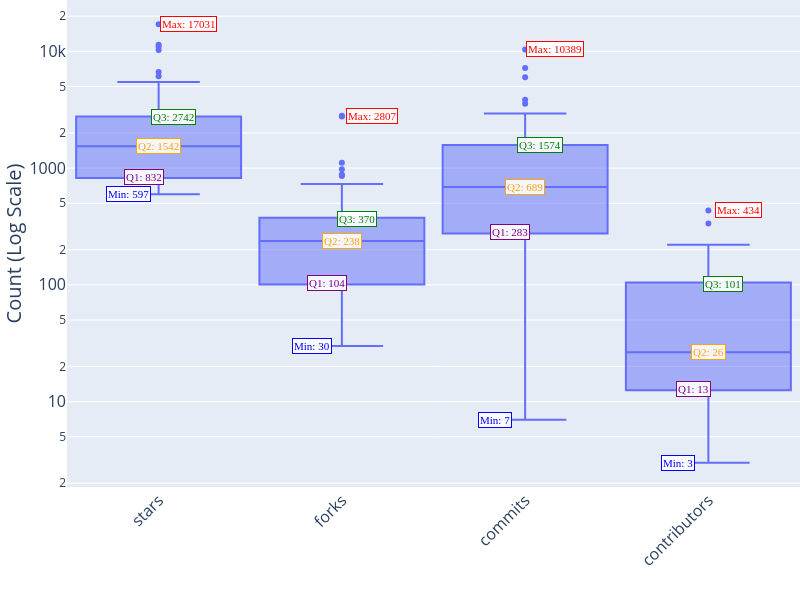

Notebook code for this chart:
### Code cell
import pandas as pd
import plotly.express as px
import numpy as np

# Load the dataframe
df = pd.read_csv("data/evaluation_harness_metadata.csv", encoding="utf-8")

# Select the relevant columns
columns = ['stars', 'forks', 'commits', 'contributors']
df_selected = df[columns]

# Calculate and print five-number summary for each attribute
print("Five-Number Summary for Each Attribute:")
print("="*50)
for col in columns:
    values = df_selected[col]
    min_val = values.min()
    q1 = values.quantile(0.25)
    q2 = values.quantile(0.5)  # median
    q3 = values.quantile(0.75)
    max_val = values.max()
    
    print(f"\n{col.upper()}:")
    print(f"  Minimum (Min): {min_val}")
    print(f"  First Quartile (Q1): {q1}")
    print(f"  Median (Q2): {q2}")
    print(f"  Third Quartile (Q3): {q3}")
    print(f"  Maximum (Max): {max_val}")
    print(f"  Interquartile Range (IQR): {q3 - q1}")

print("\n" + "="*50)

# Melt the dataframe for boxplot
df_melted = df_selected.melt(var_name='Metric', value_name='Value')

# Create the boxplot with Plotly
fig = px.box(df_melted, x='Metric', y='Value', log_y=True)

# Customize the plot
fig.update_layout(
    xaxis_title='',
    yaxis_title='Count (Log Scale)',
    xaxis_tickangle=-45,
    showlegend=False,
    height=600,
    width=800,
    # Reduce gap between boxplots
    boxgap=0.1,  # Reduce gap between different x-axis categories
    boxgroupgap=0,  # Reduce gap between grouped boxes
    # Enlarge axis text
    xaxis=dict(
        title_font_size=20,
        tickfont_size=16
    ),
    yaxis=dict(
        title_font_size=20,
        tickfont_size=16
    ),
    margin=dict(l=0, r=0, t=0, b=0)
)

# Calculate statistics for each metric and add annotations
for i, metric in enumerate(columns):
    values = df_selected[metric]
    
    # Calculate all statistics
    min_val = values.min()
    q1 = values.quantile(0.25)
    q2 = values.quantile(0.5)  # median
    q3 = values.quantile(0.75)
    max_val = values.max()
    
    stats = [
        (min_val, "Min", "blue"),
        (q1, "Q1", "purple"),
        (q2, "Q2", "orange"),
        (q3, "Q3", "green"),
        (max_val, "Max", "red")
    ]
    
    # Add annotations with better vertical alignment
    for j, (value, label, color) in enumerate(stats):
        # Calculate horizontal offset for better vertical alignment
        # Reduce spacing and center around each boxplot
        x_offset = (j - 2) * 15  # Reduced from 20 to 15 pixels
        
        # Calculate y position in data coordinates (not log scale)
        y_pos = np.log10(value)
        
        fig.add_annotation(
            x=i,
            y=y_pos,
            text=f"{label}: {value:.0f}",
            showarrow=False,
            font=dict(size=11, color=color, family="Arial Black"),  # Slightly larger font
            bgcolor="rgba(255,255,255,0.9)",  # Semi-transparent background
            bordercolor=color,
            xshift=x_offset,
            yshift=0,
            # Improve positioning
            xanchor="center",
            yanchor="middle"
        )

# Show the plot
fig.show()

# save to pdf
fig.write_image("figures/repo_stats_boxplot.pdf")

### Figure 1 — Plotly figure (JSON) as saved in the notebook; plotly's stock layout.template omitted (floating-point values rounded to 4 significant figures; data arrays with more than 128 entries replaced by an {"elided": "..."} marker saying what was removed)
{"data": [{"alignmentgroup": "True", "hovertemplate": "Metric=%{x}<br>Value=%{y}<extra></extra>", "legendgroup": "", "marker": {"color": "#636efa"}, "name": "", "notched": false, "offsetgroup": "", "orientation": "v", "showlegend": false, "type": "box", "x": {"elided": "208 str values"}, "x0": " ", "xaxis": "x", "y": {"elided": "208 float values"}, "y0": " ", "yaxis": "y"}], "layout": {"annotations": [{"bgcolor": "rgba(255,255,255,0.9)", "bordercolor": "blue", "font": {"color": "blue", "family": "Arial Black", "size": 11}, "showarrow": false, "text": "Min: 597", "x": 0, "xanchor": "center", "xshift": -30, "y": 2.776, "yanchor": "middle", "yshift": 0}, {"bgcolor": "rgba(255,255,255,0.9)", "bordercolor": "purple", "font": {"color": "purple", "family": "Arial Black", "size": 11}, "showarrow": false, "text": "Q1: 832", "x": 0, "xanchor": "center", "xshift": -15, "y": 2.92, "yanchor": "middle", "yshift": 0}, {"bgcolor": "rgba(255,255,255,0.9)", "bordercolor": "orange", "font": {"color": "orange", "family": "Arial Black", "size": 11}, "showarrow": false, "text": "Q2: 1542", "x": 0, "xanchor": "center", "xshift": 0, "y": 3.188, "yanchor": "middle", "yshift": 0}, {"bgcolor": "rgba(255,255,255,0.9)", "bordercolor": "green", "font": {"color": "green", "family": "Arial Black", "size": 11}, "showarrow": false, "text": "Q3: 2742", "x": 0, "xanchor": "center", "xshift": 15, "y": 3.438, "yanchor": "middle", "yshift": 0}, {"bgcolor": "rgba(255,255,255,0.9)", "bordercolor": "red", "font": {"color": "red", "family": "Arial Black", "size": 11}, "showarrow": false, "text": "Max: 17031", "x": 0, "xanchor": "center", "xshift": 30, "y": 4.231, "yanchor": "middle", "yshift": 0}, {"bgcolor": "rgba(255,255,255,0.9)", "bordercolor": "blue", "font": {"color": "blue", "family": "Arial Black", "size": 11}, "showarrow": false, "text": "Min: 30", "x": 1, "xanchor": "center", "xshift": -30, "y": 1.477, "yanchor": "middle", "yshift": 0}, {"bgcolor": "rgba(255,255,255,0.9)", "bordercolor": "purple", "font": {"color": "purple", "family": "Arial Black", "size": 11}, "showarrow": false, "text": "Q1: 104", "x": 1, "xanchor": "center", "xshift": -15, "y": 2.016, "yanchor": "middle", "yshift": 0}, {"bgcolor": "rgba(255,255,255,0.9)", "bordercolor": "orange", "font": {"color": "orange", "family": "Arial Black", "size": 11}, "showarrow": false, "text": "Q2: 238", "x": 1, "xanchor": "center", "xshift": 0, "y": 2.376, "yanchor": "middle", "yshift": 0}, {"bgcolor": "rgba(255,255,255,0.9)", "bordercolor": "green", "font": {"color": "green", "family": "Arial Black", "size": 11}, "showarrow": false, "text": "Q3: 370", "x": 1, "xanchor": "center", "xshift": 15, "y": 2.568, "yanchor": "middle", "yshift": 0}, {"bgcolor": "rgba(255,255,255,0.9)", "bordercolor": "red", "font": {"color": "red", "family": "Arial Black", "size": 11}, "showarrow": false, "text": "Max: 2807", "x": 1, "xanchor": "center", "xshift": 30, "y": 3.448, "yanchor": "middle", "yshift": 0}, {"bgcolor": "rgba(255,255,255,0.9)", "bordercolor": "blue", "font": {"color": "blue", "family": "Arial Black", "size": 11}, "showarrow": false, "text": "Min: 7", "x": 2, "xanchor": "center", "xshift": -30, "y": 0.8451, "yanchor": "middle", "yshift": 0}, {"bgcolor": "rgba(255,255,255,0.9)", "bordercolor": "purple", "font": {"color": "purple", "family": "Arial Black", "size": 11}, "showarrow": false, "text": "Q1: 283", "x": 2, "xanchor": "center", "xshift": -15, "y": 2.452, "yanchor": "middle", "yshift": 0}, {"bgcolor": "rgba(255,255,255,0.9)", "bordercolor": "orange", "font": {"color": "orange", "family": "Arial Black", "size": 11}, "showarrow": false, "text": "Q2: 689", "x": 2, "xanchor": "center", "xshift": 0, "y": 2.838, "yanchor": "middle", "yshift": 0}, {"bgcolor": "rgba(255,255,255,0.9)", "bordercolor": "green", "font": {"color": "green", "family": "Arial Black", "size": 11}, "showarrow": false, "text": "Q3: 1574", "x": 2, "xanchor": "center", "xshift": 15, "y": 3.197, "yanchor": "middle", "yshift": 0}, {"bgcolor": "rgba(255,255,255,0.9)", "bordercolor": "red", "font": {"color": "red", "family": "Arial Black", "size": 11}, "showarrow": false, "text": "Max: 10389", "x": 2, "xanchor": "center", "xshift": 30, "y": 4.017, "yanchor": "middle", "yshift": 0}, {"bgcolor": "rgba(255,255,255,0.9)", "bordercolor": "blue", "font": {"color": "blue", "family": "Arial Black", "size": 11}, "showarrow": false, "text": "Min: 3", "x": 3, "xanchor": "center", "xshift": -30, "y": 0.4771, "yanchor": "middle", "yshift": 0}, {"bgcolor": "rgba(255,255,255,0.9)", "bordercolor": "purple", "font": {"color": "purple", "family": "Arial Black", "size": 11}, "showarrow": false, "text": "Q1: 13", "x": 3, "xanchor": "center", "xshift": -15, "y": 1.106, "yanchor": "middle", "yshift": 0}, {"bgcolor": "rgba(255,255,255,0.9)", "bordercolor": "orange", "font": {"color": "orange", "family": "Arial Black", "size": 11}, "showarrow": false, "text": "Q2: 26", "x": 3, "xanchor": "center", "xshift": 0, "y": 1.423, "yanchor": "middle", "yshift": 0}, {"bgcolor": "rgba(255,255,255,0.9)", "bordercolor": "green", "font": {"color": "green", "family": "Arial Black", "size": 11}, "showarrow": false, "text": "Q3: 101", "x": 3, "xanchor": "center", "xshift": 15, "y": 2.004, "yanchor": "middle", "yshift": 0}, {"bgcolor": "rgba(255,255,255,0.9)", "bordercolor": "red", "font": {"color": "red", "family": "Arial Black", "size": 11}, "showarrow": false, "text": "Max: 434", "x": 3, "xanchor": "center", "xshift": 30, "y": 2.637, "yanchor": "middle", "yshift": 0}], "boxgap": 0.1, "boxgroupgap": 0, "boxmode": "group", "height": 600, "legend": {"tracegroupgap": 0}, "margin": {"b": 0, "l": 0, "r": 0, "t": 0}, "showlegend": false, "width": 800, "xaxis": {"anchor": "y", "domain": [0, 1], "tickangle": -45, "tickfont": {"size": 16}, "title": {"font": {"size": 20}, "text": ""}}, "yaxis": {"anchor": "x", "domain": [0, 1], "tickfont": {"size": 16}, "title": {"font": {"size": 20}, "text": "Count (Log Scale)"}, "type": "log"}}}
